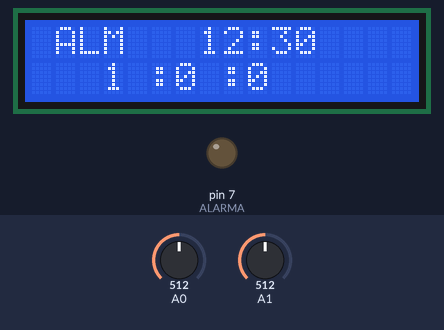
A sketch run on a simulated Arduino Uno, built with avr-gcc and run on an emulated ATmega328P. Parts: 16×2 character LCD, output pins drawn as LEDs (lit = HIGH). Inputs (shaded band) come from the test bench; at power-on: A0 = 512, A1 = 512.

Above: at 1.2 s.
1.3 s: A0 set to 716
At 2.4 s:
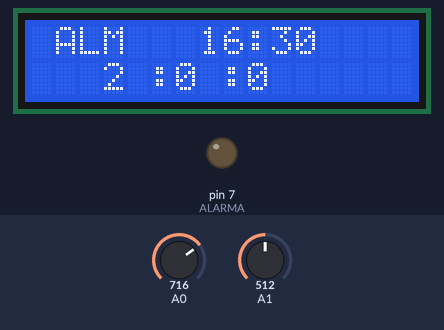
3.5 s: A1 set to 716
At 4.8 s:
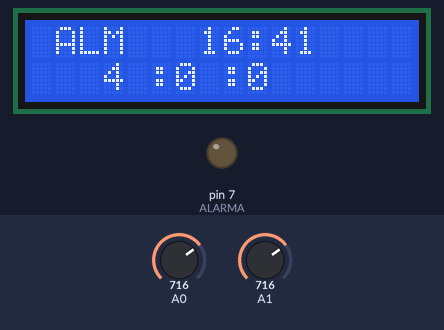
5.5 s: A0 set to 900
At 6.8 s:
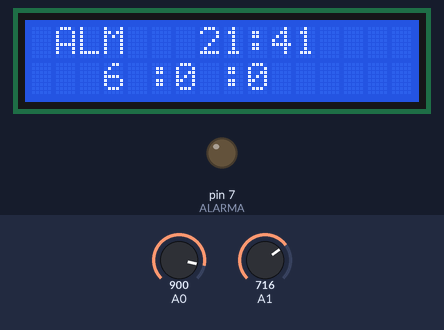
7.6 s: A1 set to 900
At 8.8 s:
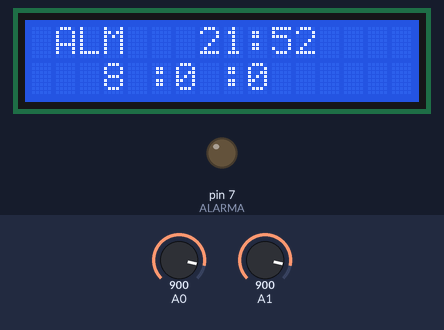
9.5 s: A0 set to 1023
At 10.4 s:
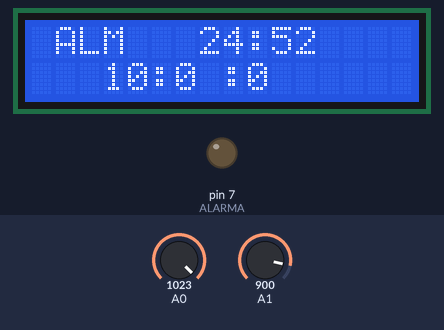
11.5 s: A1 set to 1023
At 12.8 s:
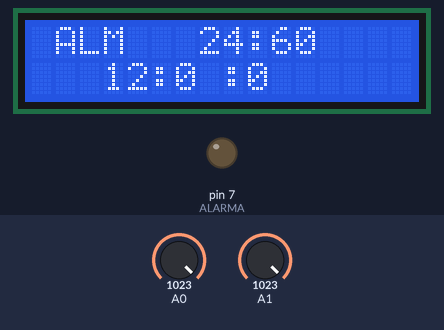
Timing chart, 0 to 14.5 s (numbered marks = the images above; inputs shaded):
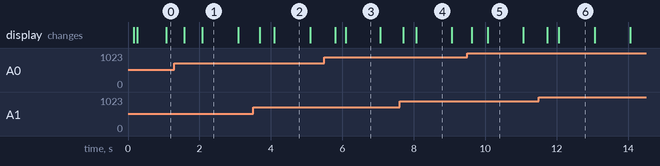

The sketch:

AcostaM_Tarea10_11.ino
```cpp
 /*
  * ACOSTA CHACA MAXEL DAVID
Realizar un sistema que tenga un reloj despertardor. La forma de ingresar la alarma queda sujeto a su idea de solución.
Saludos.
  */
 #include<TimerOne.h>
 #include<LiquidCrystal.h>
 LiquidCrystal lcd(13, 12, 11, 10, 9, 8);
int seg=0;
int min=0;
int hora=0;
int conversor;
int conversor1;
int alm1;
int alm2;
const int ALARMA=7;
void setup() {
  pinMode(7,OUTPUT);
  lcd.begin(16,2);
  //ALARMA
  lcd.setCursor(1,0);
  lcd.print("ALM");
  lcd.setCursor(9,0);
  lcd.print(":");
  Timer1.initialize(1000000);
  Timer1.attachInterrupt(RELOJ);
}

void loop() {
    conversor=analogRead(0);
    alm1=conversor/42.625;
    delay(100);
    lcd.setCursor(7,0);
    lcd.print(alm1);
    conversor1=analogRead(1);
    alm2=conversor1/17.05;
    delay(100);
    lcd.setCursor(10,0);
    lcd.print(alm2);
    if(alm1=hora){
      if(alm2=min){
        digitalWrite(ALARMA,HIGH);
      }
      else
       digitalWrite(ALARMA,LOW);
    }

}
  void RELOJ(){
    seg++;
    if(seg>59){
      seg=0;
      if(seg==0){
        min++;
        if(min>59){
          min==0;
          if(min==0){
              hora++;
          if(hora>23){
            hora==0;
          }
          }
          }
        }
        }

    lcd.setCursor(1,2);
    lcd.print(" ");
    lcd.setCursor(3,2);
    lcd.print(seg);
    lcd.setCursor(5,2);
    lcd.print(":");
    lcd.setCursor(6,2);
    lcd.print(min);
    lcd.setCursor(8,2);
    lcd.print(":");
    lcd.setCursor(9,2);
    lcd.print(hora);
  }
```

Measured:
- what the display in image 1 shows lasts 1.0 s, from 2.1 s to 3.1 s
